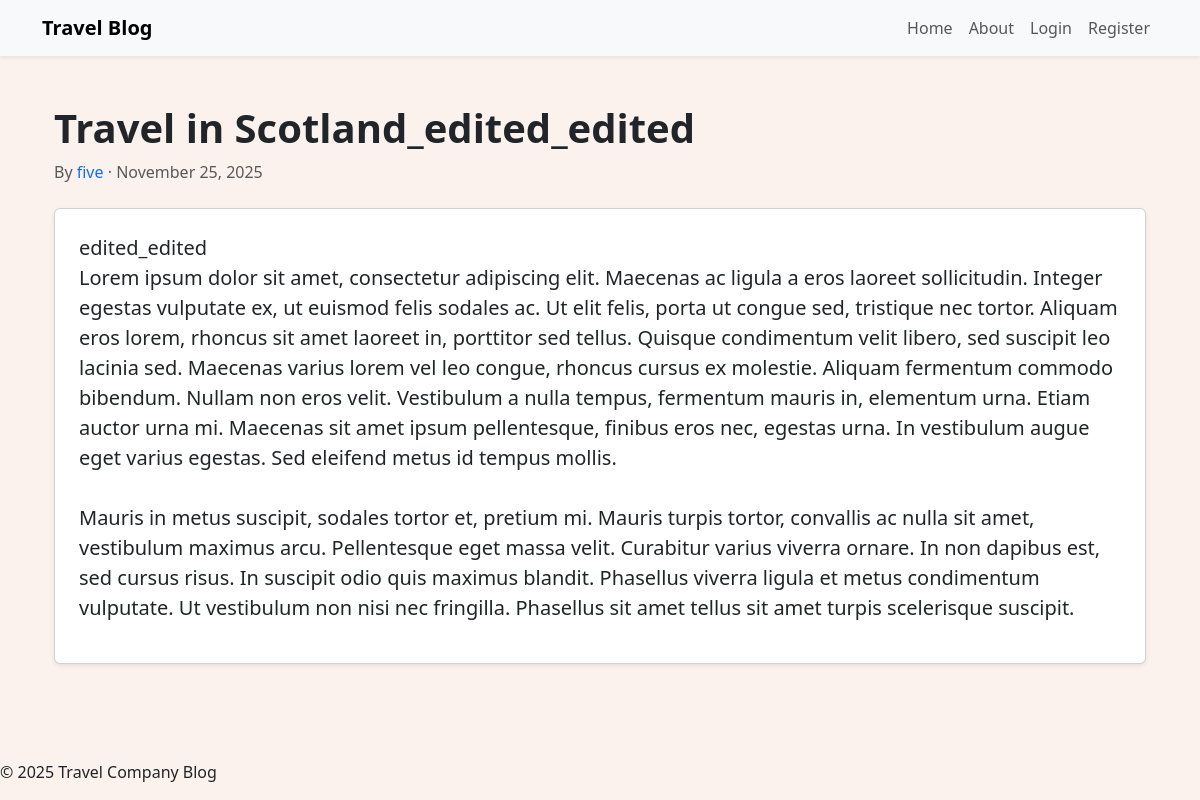
Page /3 on the committed database.
### travelcompanyblog/models.py (models this page shows, shortened)
class BlogPost(db.Model):
    users = db.relationship(User)
    id = db.Column(db.Integer, primary_key=True)
    user_id = db.Column(db.Integer, db.ForeignKey('users.id'), nullable=False)
    date = db.Column(db.DateTime, nullable=False, default=datetime.utcnow)
    title = db.Column(db.String(140), nullable=False)
    text = db.Column(db.Text, nullable=False)

class User(db.Model, UserMixin):
    __tablename__ = 'users'
    id = db.Column(db.Integer, primary_key=True)
    profile_image = db.Column(db.String(64), nullable=False, default='default_profile.png')
    email = db.Column(db.String(64), unique=True, index=True)
    username = db.Column(db.String(64), unique=True, index=True)
    password_hash = db.Column(db.String(128))
    posts = db.relationship('BlogPost', backref='author', lazy=True)

### travelcompanyblog/users/views.py (the view)
@users.route('/<username>')
def user_posts(username):
    page = request.args.get('page', 1, type=int)
    user = User.query.filter_by(username=username).first_or_404()
    blog_posts = BlogPost.query.filter_by(author=user).order_by(BlogPost.date.desc()).paginate(page=page, per_page=5)
    return render_template('user_blog_posts.html', blog_posts=blog_posts, user=user)

### travelcompanyblog/blog_posts/views.py (called while the page is built)
@blog_posts.route('/<int:blog_post_id>')
def blog_post(blog_post_id):
    blog_post = BlogPost.query.get_or_404(blog_post_id)
    return render_template('blog_post.html', title=blog_post.title, date=blog_post.date, post=blog_post)

### travelcompanyblog/templates/blog_post.html (shortened to what this page needs)
{% extends "base.html" %}
{% block content %}
<div class="container py-5">
    <div class="mb-4">
        <h1 class="fw-bold">{{ post.title }}</h1>
        <div class="text-muted">
            <span>By
                <a href="{{ url_for('users.user_posts', username=post.author.username) }}" class="text-decoration-none">
                    {{ post.author.username }}
                </a>
            </span>
            ·
            <span>{{ post.date.strftime('%B %d, %Y') }}</span>
        </div>
    </div>
    <div class="card shadow-sm p-4 mb-5">
        <p class="fs-5" style="white-space: pre-wrap;">{{ post.text }}</p>
    </div>
</div>
{% endblock %}

### travelcompanyblog/templates/base.html (style rules this page uses)
body { background: #FBF2ED; }

### rows in the picture
BlogPost: title "Travel in Scotland_edited_edited", date "November 25, 2025", text "edited_edited Lorem ipsum dolor sit amet, consectetur adipiscing elit. Maecenas ac ligula a eros laoreet sollicitudin. Integer egestas vulputate ex, ut euismod felis sodales ac. Ut elit felis, porta ut congue sed, tristique nec tortor. Aliquam eros lorem, rhoncus sit amet laoreet in, porttitor sed tellus. Quisque condimentum velit libero, sed suscipit leo lacinia sed. Maecenas varius lorem vel leo congue, rhoncus cursus ex molestie. Aliquam fermentum commodo bibendum. Nullam non eros velit. Vestibulum a nulla tempus, fermentum mauris in, elementum urna. Etiam auctor urna mi. Maecenas sit amet ipsum pellentesque, finibus eros nec, egestas urna. In vestibulum augue eget varius egestas. Sed…"
User: author.username "five"

### other values in the picture
{{ current_year if current_year else "2025" }} "2025"
